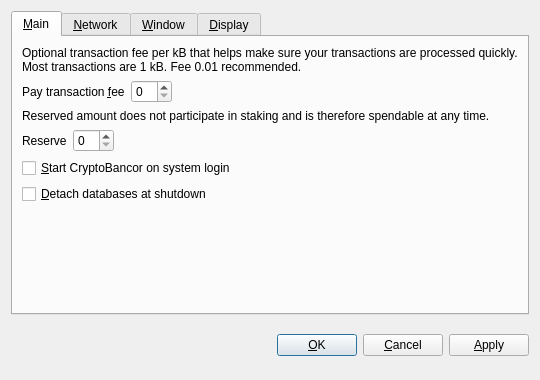
<?xml version="1.0" encoding="UTF-8"?>
<ui version="4.0">
 <class>OptionsDialog</class>
 <widget class="QDialog" name="OptionsDialog">
  <property name="geometry">
   <rect>
    <x>0</x>
    <y>0</y>
    <width>540</width>
    <height>380</height>
   </rect>
  </property>
  <property name="windowTitle">
   <string>Options</string>
  </property>
  <property name="modal">
   <bool>true</bool>
  </property>
  <layout class="QVBoxLayout" name="verticalLayout">
   <item>
    <widget class="QTabWidget" name="tabWidget">
     <property name="tabPosition">
      <enum>QTabWidget::North</enum>
     </property>
     <property name="currentIndex">
      <number>0</number>
     </property>
     <widget class="QWidget" name="tabMain">
      <attribute name="title">
       <string>&amp;Main</string>
      </attribute>
      <layout class="QVBoxLayout" name="verticalLayout_Main">
       <item>
        <widget class="QLabel" name="transactionFeeInfoLabel">
         <property name="text">
          <string>Optional transaction fee per kB that helps make sure your transactions are processed quickly. Most transactions are 1 kB. Fee 0.01 recommended.</string>
         </property>
         <property name="textFormat">
          <enum>Qt::PlainText</enum>
         </property>
         <property name="wordWrap">
          <bool>true</bool>
         </property>
        </widget>
       </item>
       <item>
        <layout class="QHBoxLayout" name="horizontalLayoutFee">
         <item>
          <widget class="QLabel" name="transactionFeeLabel">
           <property name="text">
            <string>Pay transaction &amp;fee</string>
           </property>
           <property name="textFormat">
            <enum>Qt::PlainText</enum>
           </property>
           <property name="buddy">
            <cstring>transactionFee</cstring>
           </property>
          </widget>
         </item>
         <item>
          <widget class="BitcoinAmountField" name="transactionFee"/>
         </item>
         <item>
          <spacer name="horizontalSpacerFee">
           <property name="orientation">
            <enum>Qt::Horizontal</enum>
           </property>
           <property name="sizeHint" stdset="0">
            <size>
             <width>40</width>
             <height>20</height>
            </size>
           </property>
          </spacer>
         </item>
        </layout>
       </item>
       <item>
        <widget class="QLabel" name="reserveBalanceInfoLabel">
         <property name="text">
          <string>Reserved amount does not participate in staking and is therefore spendable at any time.</string>
         </property>
         <property name="textFormat">
          <enum>Qt::PlainText</enum>
         </property>
         <property name="wordWrap">
          <bool>true</bool>
         </property>
        </widget>
       </item>
       <item>
        <layout class="QHBoxLayout" name="horizontalLayoutReserveBalance">
         <item>
          <widget class="QLabel" name="reserveBalanceLabel">
           <property name="text">
            <string>Reserve</string>
           </property>
           <property name="textFormat">
            <enum>Qt::PlainText</enum>
           </property>
           <property name="buddy">
            <cstring>reserveBalance</cstring>
           </property>
          </widget>
         </item>
         <item>
          <widget class="BitcoinAmountField" name="reserveBalance"/>
         </item>
         <item>
          <spacer name="horizontalSpacerReserveBalance">
           <property name="orientation">
            <enum>Qt::Horizontal</enum>
           </property>
           <property name="sizeHint" stdset="0">
            <size>
             <width>40</width>
             <height>20</height>
            </size>
           </property>
          </spacer>
         </item>
        </layout>
       </item>
       <item>
        <widget class="QCheckBox" name="bitcoinAtStartup">
         <property name="toolTip">
          <string>Automatically start CryptoBancor after logging in to the system.</string>
         </property>
         <property name="text">
          <string>&amp;Start CryptoBancor on system login</string>
         </property>
        </widget>
       </item>
       <item>
        <widget class="QCheckBox" name="detachDatabases">
         <property name="toolTip">
          <string>Detach block and address databases at shutdown. This means they can be moved to another data directory, but it slows down shutdown. The wallet is always detached.</string>
         </property>
         <property name="text">
          <string>&amp;Detach databases at shutdown</string>
         </property>
        </widget>
       </item>
       <item>
        <spacer name="verticalSpacer_Main">
         <property name="orientation">
          <enum>Qt::Vertical</enum>
         </property>
         <property name="sizeHint" stdset="0">
          <size>
           <width>20</width>
           <height>40</height>
          </size>
         </property>
        </spacer>
       </item>
      </layout>
     </widget>
     <widget class="QWidget" name="tabNetwork">
      <attribute name="title">
       <string>&amp;Network</string>
      </attribute>
      <layout class="QVBoxLayout" name="verticalLayout_Network">
       <item>
        <widget class="QCheckBox" name="mapPortUpnp">
         <property name="toolTip">
          <string>Automatically open the CryptoBancor client port on the router. This only works when your router supports UPnP and it is enabled.</string>
         </property>
         <property name="text">
          <string>Map port using &amp;UPnP</string>
         </property>
        </widget>
       </item>
       <item>
        <widget class="QCheckBox" name="connectSocks">
         <property name="toolTip">
          <string>Connect to the CryptoBancor network through a SOCKS proxy (e.g. when connecting through Tor).</string>
         </property>
         <property name="text">
          <string>&amp;Connect through SOCKS proxy:</string>
         </property>
        </widget>
       </item>
       <item>
        <layout class="QHBoxLayout" name="horizontalLayout_Network">
         <item>
          <widget class="QLabel" name="proxyIpLabel">
           <property name="text">
            <string>Proxy &amp;IP:</string>
           </property>
           <property name="textFormat">
            <enum>Qt::PlainText</enum>
           </property>
           <property name="buddy">
            <cstring>proxyIp</cstring>
           </property>
          </widget>
         </item>
         <item>
          <widget class="QValidatedLineEdit" name="proxyIp">
           <property name="maximumSize">
            <size>
             <width>140</width>
             <height>16777215</height>
            </size>
           </property>
           <property name="toolTip">
            <string>IP address of the proxy (e.g. 127.0.0.1)</string>
           </property>
          </widget>
         </item>
         <item>
          <widget class="QLabel" name="proxyPortLabel">
           <property name="text">
            <string>&amp;Port:</string>
           </property>
           <property name="textFormat">
            <enum>Qt::PlainText</enum>
           </property>
           <property name="buddy">
            <cstring>proxyPort</cstring>
           </property>
          </widget>
         </item>
         <item>
          <widget class="QLineEdit" name="proxyPort">
           <property name="maximumSize">
            <size>
             <width>55</width>
             <height>16777215</height>
            </size>
           </property>
           <property name="toolTip">
            <string>Port of the proxy (e.g. 9050)</string>
           </property>
          </widget>
         </item>
         <item>
          <widget class="QLabel" name="socksVersionLabel">
           <property name="text">
            <string>SOCKS &amp;Version:</string>
           </property>
           <property name="textFormat">
            <enum>Qt::PlainText</enum>
           </property>
           <property name="buddy">
            <cstring>socksVersion</cstring>
           </property>
          </widget>
         </item>
         <item>
          <widget class="QValueComboBox" name="socksVersion">
           <property name="toolTip">
            <string>SOCKS version of the proxy (e.g. 5)</string>
           </property>
          </widget>
         </item>
         <item>
          <spacer name="horizontalSpacer_Network">
           <property name="orientation">
            <enum>Qt::Horizontal</enum>
           </property>
           <property name="sizeHint" stdset="0">
            <size>
             <width>40</width>
             <height>20</height>
            </size>
           </property>
          </spacer>
         </item>
        </layout>
       </item>
       <item>
        <spacer name="verticalSpacer_Network">
         <property name="orientation">
          <enum>Qt::Vertical</enum>
         </property>
         <property name="sizeHint" stdset="0">
          <size>
           <width>20</width>
           <height>40</height>
          </size>
         </property>
        </spacer>
       </item>
      </layout>
     </widget>
     <widget class="QWidget" name="tabWindow">
      <attribute name="title">
       <string>&amp;Window</string>
      </attribute>
      <layout class="QVBoxLayout" name="verticalLayout_Window">
       <item>
        <widget class="QCheckBox" name="minimizeToTray">
         <property name="toolTip">
          <string>Show only a tray icon after minimizing the window.</string>
         </property>
         <property name="text">
          <string>&amp;Minimize to the tray instead of the taskbar</string>
         </property>
        </widget>
       </item>
       <item>
        <widget class="QCheckBox" name="minimizeOnClose">
         <property name="toolTip">
          <string>Minimize instead of exit the application when the window is closed. When this option is enabled, the application will be closed only after selecting Quit in the menu.</string>
         </property>
         <property name="text">
          <string>M&amp;inimize on close</string>
         </property>
        </widget>
       </item>
       <item>
        <spacer name="verticalSpacer_Window">
         <property name="orientation">
          <enum>Qt::Vertical</enum>
         </property>
         <property name="sizeHint" stdset="0">
          <size>
           <width>20</width>
           <height>40</height>
          </size>
         </property>
        </spacer>
       </item>
      </layout>
     </widget>
     <widget class="QWidget" name="tabDisplay">
      <attribute name="title">
       <string>&amp;Display</string>
      </attribute>
      <layout class="QVBoxLayout" name="verticalLayout_Display">
       <item>
        <layout class="QHBoxLayout" name="horizontalLayout_1_Display">
         <item>
          <widget class="QLabel" name="langLabel">
           <property name="text">
            <string>User Interface &amp;language:</string>
           </property>
           <property name="textFormat">
            <enum>Qt::PlainText</enum>
           </property>
           <property name="buddy">
            <cstring>lang</cstring>
           </property>
          </widget>
         </item>
         <item>
          <widget class="QValueComboBox" name="lang">
           <property name="toolTip">
            <string>The user interface language can be set here. This setting will take effect after restarting CryptoBancor.</string>
           </property>
          </widget>
         </item>
        </layout>
       </item>
       <item>
        <layout class="QHBoxLayout" name="horizontalLayout_2_Display">
         <item>
          <widget class="QLabel" name="unitLabel">
           <property name="text">
            <string>&amp;Unit to show amounts in:</string>
           </property>
           <property name="textFormat">
            <enum>Qt::PlainText</enum>
           </property>
           <property name="buddy">
            <cstring>unit</cstring>
           </property>
          </widget>
         </item>
         <item>
          <widget class="QValueComboBox" name="unit">
           <property name="toolTip">
            <string>Choose the default subdivision unit to show in the interface and when sending coins.</string>
           </property>
          </widget>
         </item>
        </layout>
       </item>
       <item>
        <widget class="QCheckBox" name="displayAddresses">
         <property name="toolTip">
          <string>Whether to show CryptoBancor addresses in the transaction list or not.</string>
         </property>
         <property name="text">
          <string>&amp;Display addresses in transaction list</string>
         </property>
        </widget>
       </item>
       <item>
        <widget class="QCheckBox" name="coinControlFeatures">
         <property name="toolTip">
          <string>Whether to show coin control features or not.</string>
         </property>
         <property name="text">
          <string>Display coin &amp;control features (experts only!)</string>
         </property>
        </widget>
       </item>
       <item>
        <spacer name="verticalSpacer_Display">
         <property name="orientation">
          <enum>Qt::Vertical</enum>
         </property>
         <property name="sizeHint" stdset="0">
          <size>
           <width>20</width>
           <height>40</height>
          </size>
         </property>
        </spacer>
       </item>
      </layout>
     </widget>
    </widget>
   </item>
   <item>
    <layout class="QHBoxLayout" name="horizontalLayout_Buttons">
     <item>
      <spacer name="horizontalSpacer_1">
       <property name="orientation">
        <enum>Qt::Horizontal</enum>
       </property>
       <property name="sizeHint" stdset="0">
        <size>
         <width>40</width>
         <height>48</height>
        </size>
       </property>
      </spacer>
     </item>
     <item>
      <widget class="QLabel" name="statusLabel">
       <property name="font">
        <font>
         <weight>75</weight>
         <bold>true</bold>
        </font>
       </property>
       <property name="text">
        <string/>
       </property>
       <property name="textFormat">
        <enum>Qt::PlainText</enum>
       </property>
       <property name="wordWrap">
        <bool>true</bool>
       </property>
      </widget>
     </item>
     <item>
      <spacer name="horizontalSpacer_2">
       <property name="orientation">
        <enum>Qt::Horizontal</enum>
       </property>
       <property name="sizeHint" stdset="0">
        <size>
         <width>40</width>
         <height>48</height>
        </size>
       </property>
      </spacer>
     </item>
     <item>
      <widget class="QPushButton" name="okButton">
       <property name="text">
        <string>&amp;OK</string>
       </property>
      </widget>
     </item>
     <item>
      <widget class="QPushButton" name="cancelButton">
       <property name="text">
        <string>&amp;Cancel</string>
       </property>
       <property name="autoDefault">
        <bool>false</bool>
       </property>
      </widget>
     </item>
     <item>
      <widget class="QPushButton" name="applyButton">
       <property name="text">
        <string>&amp;Apply</string>
       </property>
       <property name="autoDefault">
        <bool>false</bool>
       </property>
      </widget>
     </item>
    </layout>
   </item>
  </layout>
 </widget>
 <customwidgets>
  <customwidget>
   <class>BitcoinAmountField</class>
   <extends>QSpinBox</extends>
   <header>bitcoinamountfield.h</header>
  </customwidget>
  <customwidget>
   <class>QValueComboBox</class>
   <extends>QComboBox</extends>
   <header>qvaluecombobox.h</header>
  </customwidget>
  <customwidget>
   <class>QValidatedLineEdit</class>
   <extends>QLineEdit</extends>
   <header>qvalidatedlineedit.h</header>
  </customwidget>
 </customwidgets>
 <resources/>
 <connections/>
</ui>
